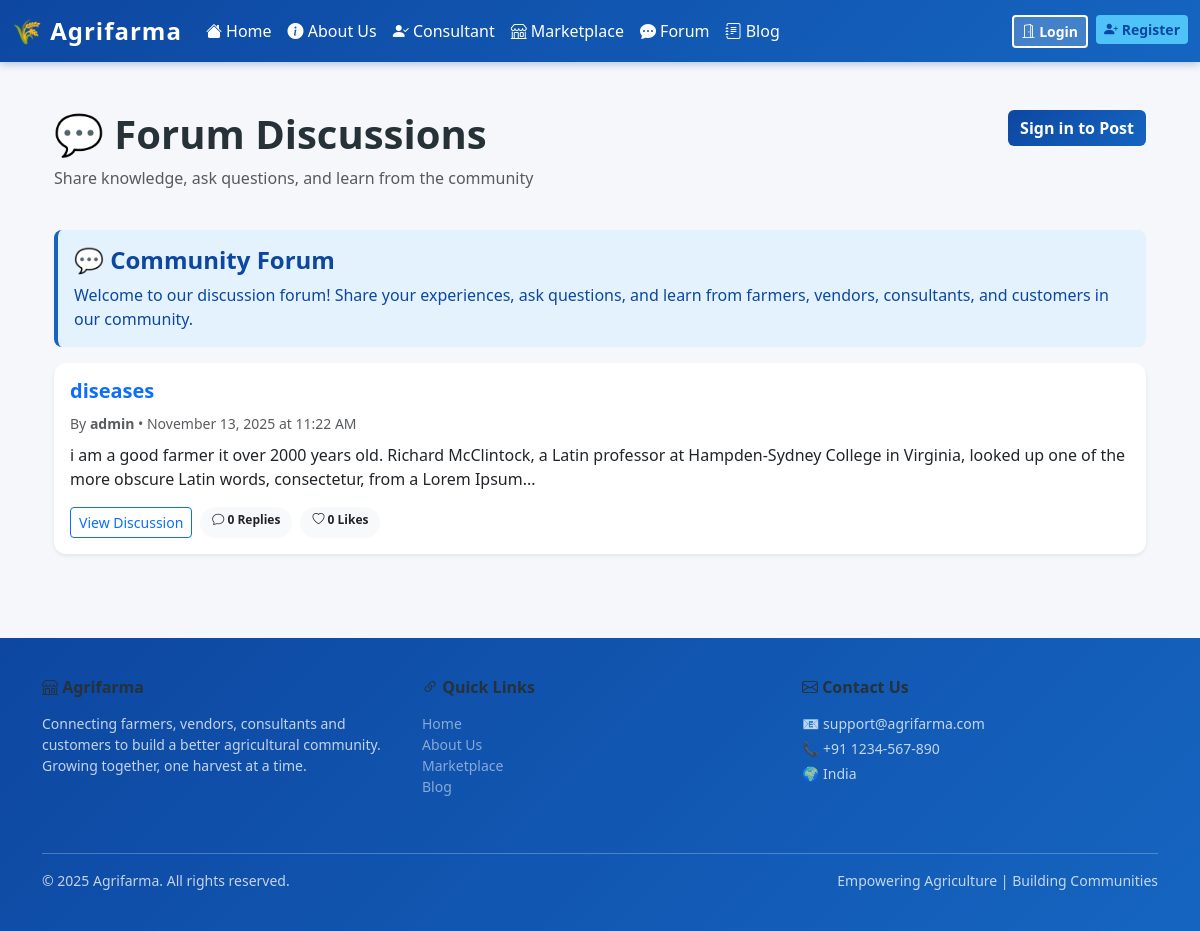
The page /discussions on the database its author committed.
### models/blog.py (models this page shows, shortened)
class Post(db.Model):
    __tablename__ = 'posts'
    id = db.Column(db.Integer, primary_key=True)
    title = db.Column(db.String(255), nullable=False)
    content = db.Column(db.Text, nullable=False)
    user_id = db.Column(db.Integer, db.ForeignKey('users.id'), nullable=False)
    post_image = db.Column(db.String(255))  # stores filename
    created_at = db.Column(db.DateTime, default=datetime.utcnow)
    updated_at = db.Column(db.DateTime, default=datetime.utcnow, onupdate=datetime.utcnow)
    user = db.relationship('User', backref=db.backref('posts', lazy=True, cascade='all, delete-orphan'))
    comments = db.relationship('Comment', backref=db.backref('post', lazy=True, single_parent=True), cascade='all, delete-orphan')
    likes = db.relationship('Like', backref=db.backref('post', lazy=True), cascade='all, delete-orphan')
    def like_count(self):
        return len(self.likes)

### models/user.py (models this page shows, shortened)
class User(UserMixin, db.Model):
    __tablename__ = 'users'
    id = db.Column(db.Integer, primary_key=True)
    username = db.Column(db.String(64), unique=True, nullable=False)
    email = db.Column(db.String(120), unique=True, nullable=False)
    password_hash = db.Column(db.String(128), nullable=False)
    role = db.Column(db.String(20), nullable=False)
    profile_complete = db.Column(db.Boolean, default=False)
    phone = db.Column(db.String(20))
    address = db.Column(db.String(255))
    bio = db.Column(db.Text)
    profile_image = db.Column(db.String(255))  # stores filename

### routes/auth.py (the view)
@auth_bp.route('/discussions')
def discussions_list():
    page = request.args.get('page', 1, type=int)
    posts = Post.query.order_by(Post.created_at.desc()).paginate(page=page, per_page=10)
    return render_template('discussions_list.html', posts=posts)

### templates/discussions_list.html (shortened to what this page needs)
{% extends 'base.html' %}
{% block content %}
<div class="container mt-5">
    <div class="row mb-4">
        <div class="col-md-8">
            <h1>💬 Forum Discussions</h1>
            <p class="text-muted">Share knowledge, ask questions, and learn from the community</p>
        </div>
        <div class="col-md-4 text-end">
            {% if current_user.is_authenticated %}
                <a href="{{ url_for('blog.create_post') }}" class="btn btn-primary">+ Start Discussion</a>
            {% else %}
                <a href="{{ url_for('auth.login') }}" class="btn btn-primary">Sign in to Post</a>
            {% endif %}
        </div>
    </div>
    {% if posts.items %}
        <div class="alert alert-info" role="alert">
            <h4 class="alert-heading">💬 Community Forum</h4>
            <p class="mb-0">
                Welcome to our discussion forum! Share your experiences, ask questions, and learn from farmers,
                vendors, consultants, and customers in our community.
            </p>
        </div>
        <div class="row">
            {% for post in posts.items %}
                <div class="col-md-12 mb-4">
                    <div class="card shadow-sm border-0">
                        <div class="card-body">
                            <div class="d-flex justify-content-between align-items-start">
                                <div class="flex-grow-1">
                                    <a href="{{ url_for('blog.view_post', post_id=post.id) }}" class="text-decoration-none">
                                        <h5 class="card-title">{{ post.title }}</h5>
                                    </a>
                                    <p class="card-text text-muted mb-2">
                                        <small>By <strong>{{ post.user.username }}</strong> •
                                        {{ post.created_at.strftime('%B %d, %Y at %I:%M %p') }}
                                        </small>
                                    </p>
                                    <p class="card-text">{{ post.content[:200] }}{% if post.content|length > 200 %}...{% endif %}</p>
                                </div>
                            </div>
                            <div class="d-flex gap-2 mt-3">
                                <a href="{{ url_for('blog.view_post', post_id=post.id) }}" class="btn btn-sm btn-outline-primary">
                                    View Discussion
                                </a>
                                <span class="badge bg-light text-dark">
                                    <i class="bi bi-chat"></i> {{ post.comments|length }} Replies
                                </span>
                                <span class="badge bg-light text-dark">
                                    <i class="bi bi-heart"></i> {{ post.like_count() }} Likes
                                </span>
                            </div>
                        </div>
                    </div>
                </div>
            {% endfor %}
        </div>
    {% endif %}
</div>
{% endblock %}

### templates/base.html (style rules this page uses)
:root { --primary-blue: #0d47a1; --secondary-blue: #1565c0; --light-blue: #4fc3f7; --dark-gray: #263238; --light-gray: #eceff1; }
body { font-family: 'Segoe UI', Tahoma, Geneva, Verdana, sans-serif; background-color: #f5f7fa; color: var(--dark-gray); }
.btn-primary, .btn-info { background: linear-gradient(135deg, var(--primary-blue), var(--secondary-blue)); border: none; font-weight: 600; transition: all 0.3s ease; }
.card { border: none; border-radius: 12px; transition: all 0.3s ease; border-left: 4px solid var(--secondary-blue); }
.alert { border-radius: 8px; border: none; border-left: 4px solid; }
.alert-info { border-left-color: var(--secondary-blue); background-color: #e3f2fd; color: var(--primary-blue); }
.badge { padding: 6px 12px; border-radius: 20px; font-weight: 600; }
h1, h2, h3, h4, h5, h6 { color: var(--dark-gray); font-weight: 700; }

### rows shown on the page
Post: title "diseases", user.username "admin", created_at "November 13, 2025 at 11:22 AM", content "i am a good farmer it over 2000 years old. Richard McClintock, a Latin professor at Hampden-Sydney College in Virginia, looked up one of the more obscure Latin words, consectetur, from a Lorem Ipsum", comments|length "0", like_count "0"

### other values the page prints
{{ current_year if current_year else '2025' }} "2025"
